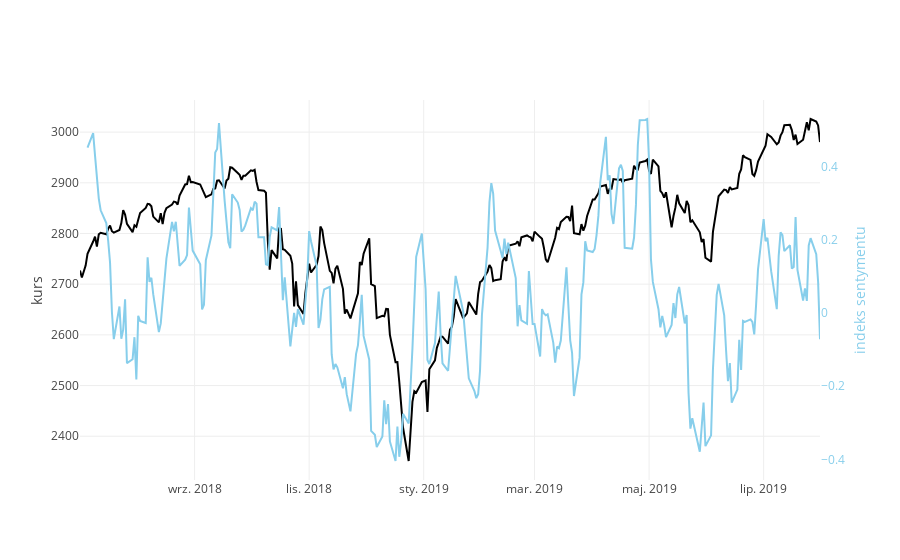

Notebook code cell kept with this figure:
### Code cell
trace1 = go.Scatter(
    x=price.index,
    y=price.price,
    name='kurs',
    line = dict(color='rgb(0,0,0)')
)
trace2 = go.Scatter(
    x=si.index,
    y=si.si,
    name='indeks sentymentu',
    yaxis='y2',
    line = dict(color='rgb(135,206,235)')
)
data = [trace1, trace2]
layout = go.Layout(
    showlegend = False,
    yaxis=dict(
        title='kurs',
        showgrid=True
        
    ),
    yaxis2=dict(
        title='indeks sentymentu',
        titlefont=dict(
            color='rgb(135,206,235)'
        ),
        tickfont=dict(
            color='rgb(135,206,235)'
        ),
        overlaying='y',
        side='right',
        showgrid=False,
        zeroline=False
    ),
    
    xaxis = dict(
        
        tickvals = ['2018-09-01', '2018-11-01', '2019-01-01', '2019-03-01', '2019-05-01', '2019-07-01'],
        ticktext = ['wrz. 2018', 'lis. 2018', 'sty. 2019', 'mar. 2019', 'maj. 2019', 'lip. 2019']
    )
)
fig = go.Figure(data=data, layout=layout)
iplot(fig)

### Figure 1 — Plotly figure (JSON) as saved in the notebook; plotly's stock layout.template omitted (floating-point values rounded to 4 significant figures; data arrays with more than 128 entries replaced by an {"elided": "..."} marker saying what was removed)
{"data": [{"line": {"color": "rgb(0, 0, 0)"}, "name": "kurs", "type": "scatter", "uid": "9e4e442a-d96d-4cfc-a2d3-3f50a29125cb", "x": {"elided": "272 str values"}, "y": {"elided": "272 float values"}}, {"line": {"color": "rgb(135,206,235)"}, "name": "indeks sentymentu", "type": "scatter", "uid": "e36c3c35-c7b1-4e33-b071-3dc0babcdb58", "x": {"elided": "272 str values"}, "y": {"elided": "272 float values"}, "yaxis": "y2"}], "layout": {"autosize": true, "showlegend": false, "xaxis": {"autorange": true, "range": ["2018-07-02", "2019-07-31"], "ticktext": ["wrz. 2018", "lis. 2018", "sty. 2019", "mar. 2019", "maj. 2019", "lip. 2019"], "tickvals": ["2018-09-01", "2018-11-01", "2019-01-01", "2019-03-01", "2019-05-01", "2019-07-01"], "type": "date"}, "yaxis": {"autorange": true, "range": [2314.0, 3063.0], "showgrid": true, "title": {"text": "kurs"}, "type": "linear"}, "yaxis2": {"autorange": true, "overlaying": "y", "range": [-0.4562, 0.5818], "showgrid": false, "side": "right", "tickfont": {"color": "rgb(135,206,235)"}, "title": {"font": {"color": "rgb(135,206,235)"}, "text": "indeks sentymentu"}, "type": "linear", "zeroline": false}}}
